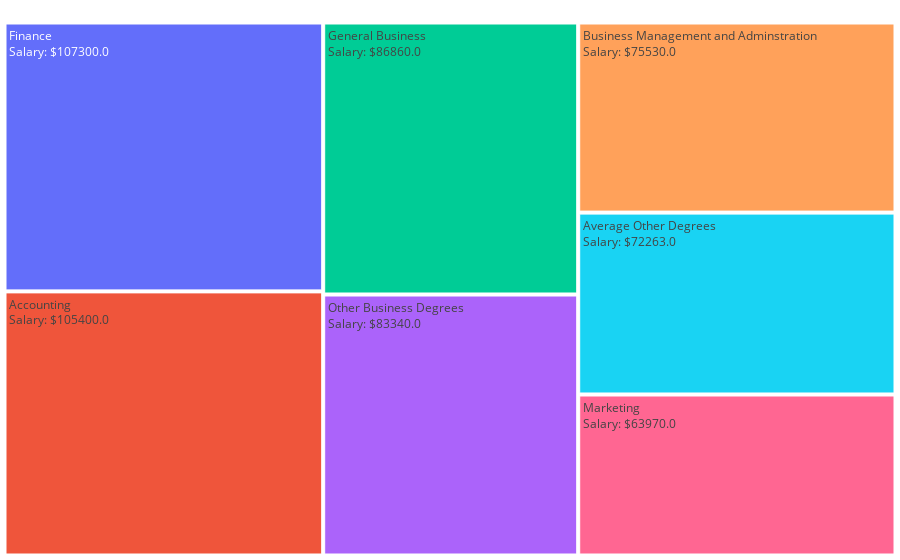

Notebook code for this chart:
### Code cell
# Tree map

data_series = pd.Series(
    [86860.0, 105400.0, 75530.0, 63970.0, 107300.0, 83340.0, 72263.0],
    index=[
        "General Business",
        "Accounting",
        "Business Management and Adminstration",
        "Marketing",
        "Finance",
        "Other Business Degrees",
        "Average Other Degrees",
    ],
    name="value",
)

data_df['path'] = data_df['index'] + '<br>Salary: $' + data_df['value'].astype(str)


fig = px.treemap(
    data_df,
    path=['path'],
    values='value',
    hover_data={'value': ':,.2f', 'index': True},
)

fig.update_layout(margin=dict(t=0, l=0, r=0, b=0), autosize=True)
fig.show()

### Figure 1 — Plotly figure (JSON) as saved in the notebook; plotly's stock layout.template omitted (floating-point values rounded to 4 significant figures)
{"data": [{"branchvalues": "total", "customdata": [[105400, "Accounting"], [72263, "Average Other Degrees"], [75530, "Business Management and Adminstration"], [107300, "Finance"], [86860, "General Business"], [63970, "Marketing"], [83340, "Other Business Degrees"]], "domain": {"x": [0, 1], "y": [0, 1]}, "hovertemplate": "labels=%{label}<br>value=%{customdata[0]:,.2f}<br>parent=%{parent}<br>id=%{id}<br>index=%{customdata[1]}<extra></extra>", "ids": ["Accounting<br>Salary: $105400.0", "Average Other Degrees<br>Salary: $72263.0", "Business Management and Adminstration<br>Salary: $75530.0", "Finance<br>Salary: $107300.0", "General Business<br>Salary: $86860.0", "Marketing<br>Salary: $63970.0", "Other Business Degrees<br>Salary: $83340.0"], "labels": ["Accounting<br>Salary: $105400.0", "Average Other Degrees<br>Salary: $72263.0", "Business Management and Adminstration<br>Salary: $75530.0", "Finance<br>Salary: $107300.0", "General Business<br>Salary: $86860.0", "Marketing<br>Salary: $63970.0", "Other Business Degrees<br>Salary: $83340.0"], "name": "", "parents": ["", "", "", "", "", "", ""], "type": "treemap", "values": [105400, 72263, 75530, 107300, 86860, 63970, 83340]}], "layout": {"autosize": true, "legend": {"tracegroupgap": 0}, "margin": {"b": 0, "l": 0, "r": 0, "t": 0}}}
